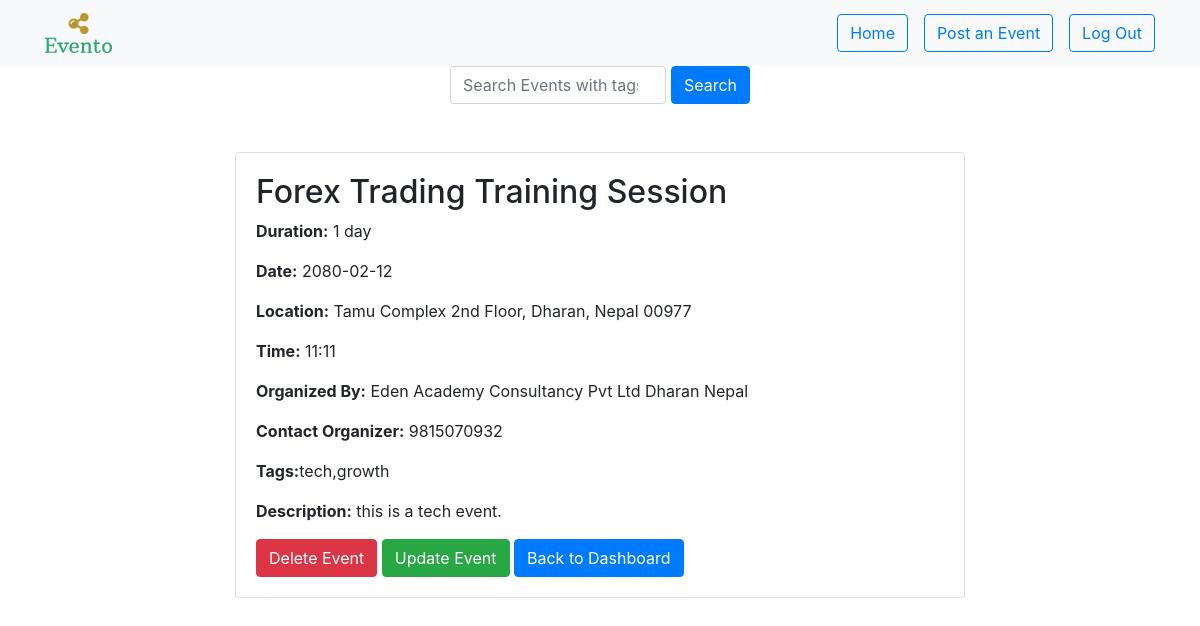
Page /event_details/1 on the earlier database version.
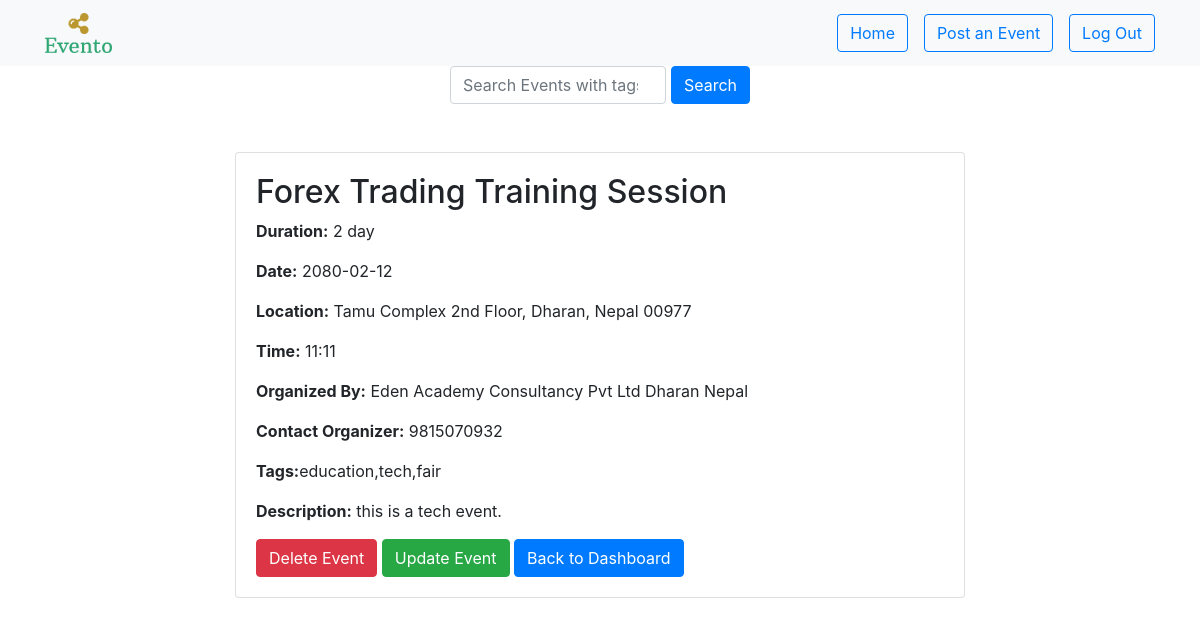
Same page on the later database version.
### app.py (models this page shows)
class Event(db.Model):
    id = db.Column(db.Integer, primary_key=True)
    eventname = db.Column(db.String(255), nullable=False)
    duration = db.Column(db.String(100), nullable=False)
    date = db.Column(db.String(100), nullable=False)
    location = db.Column(db.String(100), nullable=False)
    description = db.Column(db.String(1024), nullable=False)
    time = db.Column(db.String(100), nullable=False)
    organizer = db.Column(db.String(100), nullable=False)
    contactorganizer = db.Column(db.String(100), nullable=False)
    tags = db.Column(db.String(100), nullable=False)

### app.py (the view)
@app.route('/event_details/<int:event_id>')
def event_details(event_id):
    event = Event.query.get_or_404(event_id)
    return render_template('event_details.html', event=event)

### templates/event_details.html (shortened to what this page needs)
<!DOCTYPE html>
<html lang="en">
<head>
    <link rel="stylesheet" href="https://cdn.jsdelivr.net/npm/bootstrap@4.3.1/dist/css/bootstrap.min.css">
</head>
<body>
    <nav class="navbar navbar-expand-lg navbar-light bg-light">
        <div class="container">
            <a class="navbar-brand" href="{{url_for('dashboard')}}">
                <img src="/static/logo/png/logo-no-background.png" height="40px" width="auto">
            </a>
            <div class="collapse navbar-collapse justify-content-end" id="navbarNav">
                <ul class="navbar-nav">
                    <li class="nav-item mr-3">
                        <button class="btn btn-outline-primary"><a href="{{url_for('dashboard')}}">Home</a></button>
                    </li>
                    <li class="nav-item mr-3">
                        <button class="btn btn-outline-primary"><a href="{{url_for('post_event')}}">Post an Event</a></button>
                    <li class="nav-item">
                        <button class="btn btn-outline-primary"><a href="{{url_for('logout')}}">Log Out</a></button>
                    </li>
                </ul>
            </div>
        </div>
    </nav>
    <div style="display: flex; justify-content: center;">
        <div style="display: flex; justify-content: center;">
            <form action="{{ url_for('search') }}" method="POST">
                <div class="form-outline" data-mdb-input-init style="width: 300px; display: flex;">
                    <input id="search-focus" type="search" class="form-control" name="search_query" placeholder="Search Events with tags" style="flex: 1;">
                    <button type="submit" class="btn btn-primary" style="margin-left: 5px;">Search</button>
                </div>
            </form>
        </div>
    </div>
    <div class="container mt-5">
        <div class="row justify-content-center">
            <div class="col-md-8">
                <div class="card">
                    <div class="card-body">
                        <h2>{{ event.eventname }}</h2>
                        <p><strong>Duration:</strong> {{ event.duration }}</p>
                        <p><strong>Date:</strong> {{ event.date }}</p>
                        <p><strong>Location:</strong> {{ event.location }}</p>
                        <p><strong>Time:</strong> {{ event.time }}</p>
                        <p><strong>Organized By:</strong> {{ event.organizer }}</p>
                        <p><strong>Contact Organizer:</strong> {{ event.contactorganizer }}</p>
                        <p><strong>Tags:</strong>{{event.tags}}</p>
                        <p><strong>Description:</strong> {{ event.description }}</p>
                        <form method="POST" action="{{ url_for('delete_event', event_id=event.id) }}" style="display: inline;">
                            <button type="submit" class="btn btn-danger">Delete Event</button>
                        </form>
                        <a href="{{ url_for('update_event_page', event_id=event.id) }}" class="btn btn-success">Update Event</a>
                        <a href="{{ url_for('dashboard') }}" class="btn btn-primary">Back to Dashboard</a>
                    </div>
                </div>
            </div>
        </div>
    </div>
</body>
</html>

Differences in the rows shown:
changed Event "Forex Trading Training Session": duration "1 day" → "2 day"; tags "tech,growth" → "education,tech,fair"
